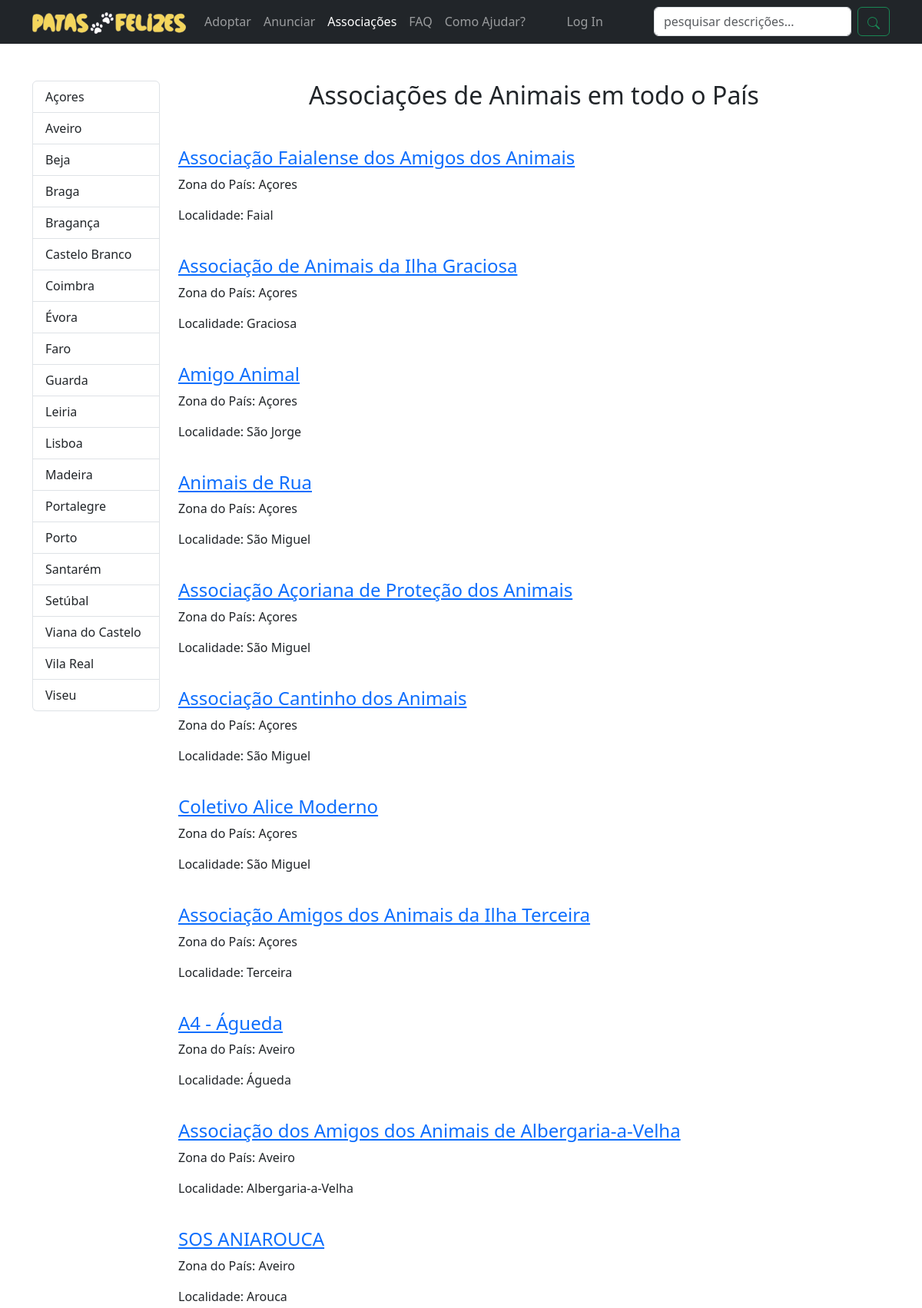
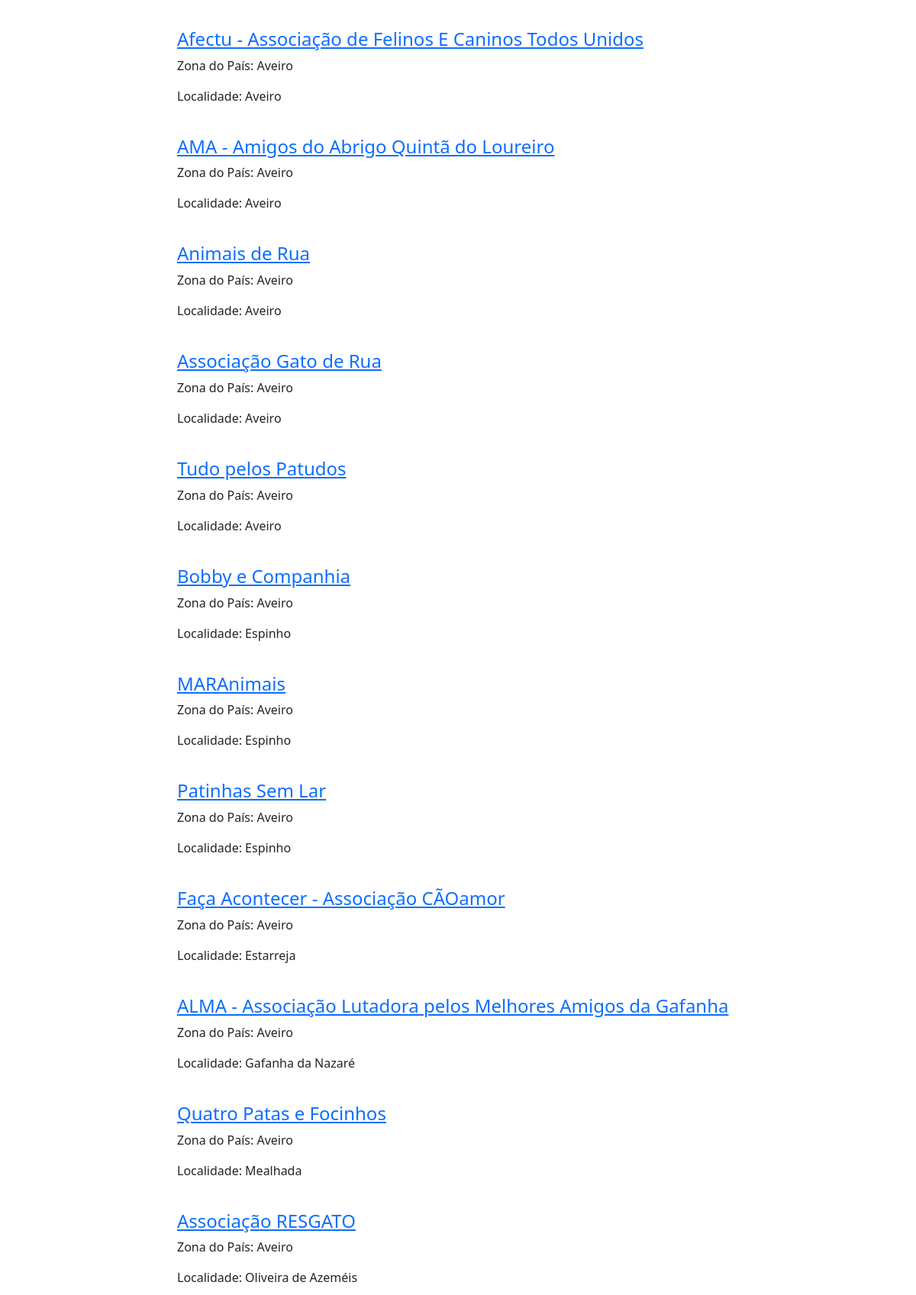
The app's page /associacoes (upper part) with its own data (2 pictures, top to bottom).
### animais_para_adocao/models.py (models this page shows, shortened)
class ZonasDoPais(models.Model):
	zona_do_pais = models.CharField(max_length=20, verbose_name="Zona do País")
	class Meta:
		verbose_name_plural = "Zona Do País"
	def __str__(self):
		return self.zona_do_pais

class AssociacoesDeAnimais(models.Model):
	nome                   = models.CharField(max_length=50)
	id_zona_do_pais_fk     = models.ForeignKey(ZonasDoPais, on_delete=models.CASCADE, verbose_name="Zona do País")
	localidade             = models.CharField(max_length=30)
	website_ou_rede_social = models.CharField(max_length=200)
	class Meta:
		verbose_name_plural = "Associações de Animais"

### animais_para_adocao/views.py (the view)
# urls.py: path("associacoes", views.associacoes, name="associacoes"),
def associacoes(request):
    associacoes = AssociacoesDeAnimais.objects.all()
    zonas_do_pais = ZonasDoPais.objects.all()
    context = {'associacoes': associacoes, 'zonas_do_pais': zonas_do_pais}
    return render(request, "animais_para_adocao/associacoes.html", context)

### animais_para_adocao/templates/animais_para_adocao/associacoes.html (shortened to what this page needs)
{% extends "animais_para_adocao/base.html" %}
{% load static %}
{% block content %}
<div class="container my-5">
	<div class="row">
	  <div class="col-2">
	    <div id="list-example" class="list-group">
		{% for zona_do_pais in zonas_do_pais %}
      			<a class="list-group-item list-group-item-action" href="#{{zona_do_pais.id}}">
      				{{ zona_do_pais.zona_do_pais }}
      			</a>
		{% endfor %}
	    </div>
	  </div>
	  <div class="col-10">
		<h2 class="mb-5 text-center">Associações de Animais em todo o País</h2>
	    <div data-bs-spy="scroll" data-bs-target="#list-example" data-bs-smooth-scroll="true" class="scrollspy-example" tabindex="0">
		{% for associacao in associacoes %}
      		<h4 id="{{ associacao.id_zona_do_pais_fk_id }}">
      			<a href="{{ associacao.website_ou_rede_social }}" target="_blank" rel="noopener noreferrer">
      				{{ associacao.nome }}
      			</a>
      		</h4>
      		<p>Zona do País: {{ associacao.id_zona_do_pais_fk }}</p>
      		<p>Localidade: {{ associacao.localidade }}</p>
      		<br>
		{% endfor %}
	    </div>
	  </div>
	</div>
</div>
{% endblock content %}

### records on screen
ZonasDoPais: zona_do_pais "Açores"
ZonasDoPais: zona_do_pais "Aveiro"
ZonasDoPais: zona_do_pais "Beja"
ZonasDoPais: zona_do_pais "Braga"
ZonasDoPais: zona_do_pais "Bragança"
ZonasDoPais: zona_do_pais "Castelo Branco"
ZonasDoPais: zona_do_pais "Coimbra"
ZonasDoPais: zona_do_pais "Évora"
ZonasDoPais: zona_do_pais "Faro"
ZonasDoPais: zona_do_pais "Guarda"
ZonasDoPais: zona_do_pais "Leiria"
ZonasDoPais: zona_do_pais "Lisboa"
ZonasDoPais: zona_do_pais "Madeira"
ZonasDoPais: zona_do_pais "Portalegre"
ZonasDoPais: zona_do_pais "Porto"
ZonasDoPais: zona_do_pais "Santarém"
ZonasDoPais: zona_do_pais "Setúbal"
ZonasDoPais: zona_do_pais "Viana do Castelo"
ZonasDoPais: zona_do_pais "Vila Real"
ZonasDoPais: zona_do_pais "Viseu"
AssociacoesDeAnimais: nome "Associação Faialense dos Amigos dos Animais", id_zona_do_pais_fk "Açores", localidade "Faial"
AssociacoesDeAnimais: nome "Associação de Animais da Ilha Graciosa", id_zona_do_pais_fk "Açores", localidade "Graciosa"
AssociacoesDeAnimais: nome "Amigo Animal", id_zona_do_pais_fk "Açores", localidade "São Jorge"
AssociacoesDeAnimais: nome "Animais de Rua", id_zona_do_pais_fk "Açores", localidade "São Miguel"
AssociacoesDeAnimais: nome "Associação Açoriana de Proteção dos Animais", id_zona_do_pais_fk "Açores", localidade "São Miguel"
AssociacoesDeAnimais: nome "Associação Cantinho dos Animais", id_zona_do_pais_fk "Açores", localidade "São Miguel"
AssociacoesDeAnimais: nome "Coletivo Alice Moderno", id_zona_do_pais_fk "Açores", localidade "São Miguel"
AssociacoesDeAnimais: nome "Associação Amigos dos Animais da Ilha Terceira", id_zona_do_pais_fk "Açores", localidade "Terceira"
AssociacoesDeAnimais: nome "A4 - Águeda", id_zona_do_pais_fk "Aveiro", localidade "Águeda"
AssociacoesDeAnimais: nome "Associação dos Amigos dos Animais de Albergaria-a-Velha", id_zona_do_pais_fk "Aveiro", localidade "Albergaria-a-Velha"
AssociacoesDeAnimais: nome "SOS ANIAROUCA", id_zona_do_pais_fk "Aveiro", localidade "Arouca"
AssociacoesDeAnimais: nome "Afectu - Associação de Felinos E Caninos Todos Unidos", id_zona_do_pais_fk "Aveiro", localidade "Aveiro"
AssociacoesDeAnimais: nome "AMA - Amigos do Abrigo Quintã do Loureiro", id_zona_do_pais_fk "Aveiro", localidade "Aveiro"
AssociacoesDeAnimais: nome "Animais de Rua", id_zona_do_pais_fk "Aveiro", localidade "Aveiro"
AssociacoesDeAnimais: nome "Associação Gato de Rua", id_zona_do_pais_fk "Aveiro", localidade "Aveiro"
AssociacoesDeAnimais: nome "Tudo pelos Patudos", id_zona_do_pais_fk "Aveiro", localidade "Aveiro"
AssociacoesDeAnimais: nome "Bobby e Companhia", id_zona_do_pais_fk "Aveiro", localidade "Espinho"
AssociacoesDeAnimais: nome "MARAnimais", id_zona_do_pais_fk "Aveiro", localidade "Espinho"
AssociacoesDeAnimais: nome "Patinhas Sem Lar", id_zona_do_pais_fk "Aveiro", localidade "Espinho"
AssociacoesDeAnimais: nome "Faça Acontecer - Associação CÃOamor", id_zona_do_pais_fk "Aveiro", localidade "Estarreja"
AssociacoesDeAnimais: nome "ALMA - Associação Lutadora pelos Melhores Amigos da Gafanha", id_zona_do_pais_fk "Aveiro", localidade "Gafanha da Nazaré"
AssociacoesDeAnimais: nome "Quatro Patas e Focinhos", id_zona_do_pais_fk "Aveiro", localidade "Mealhada"
AssociacoesDeAnimais: nome "Associação RESGATO", id_zona_do_pais_fk "Aveiro", localidade "Oliveira de Azeméis"
